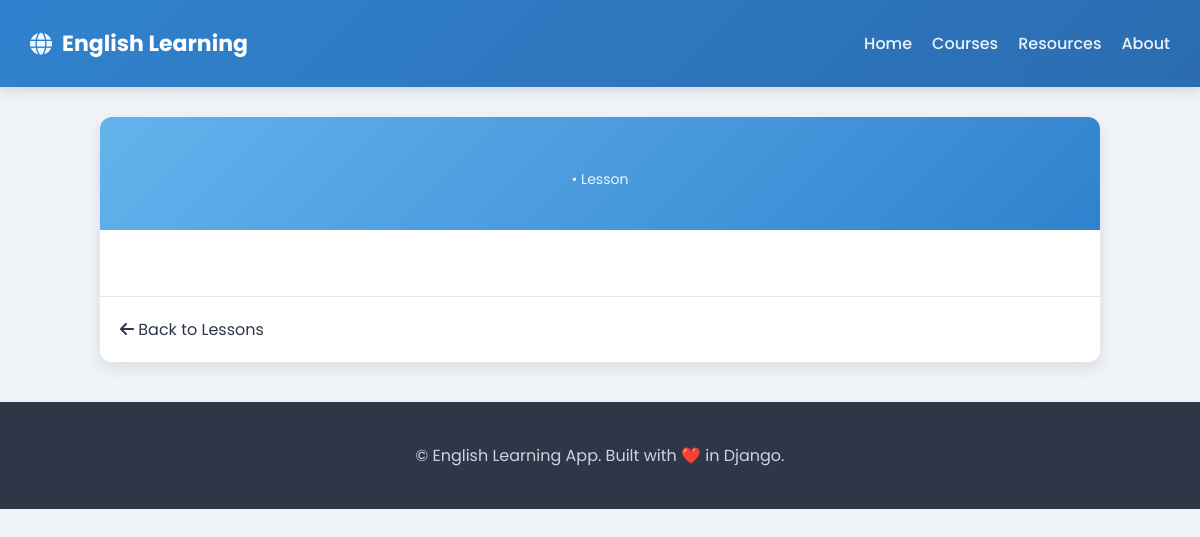
Before: /learning/1/lessons/ with the older database file.
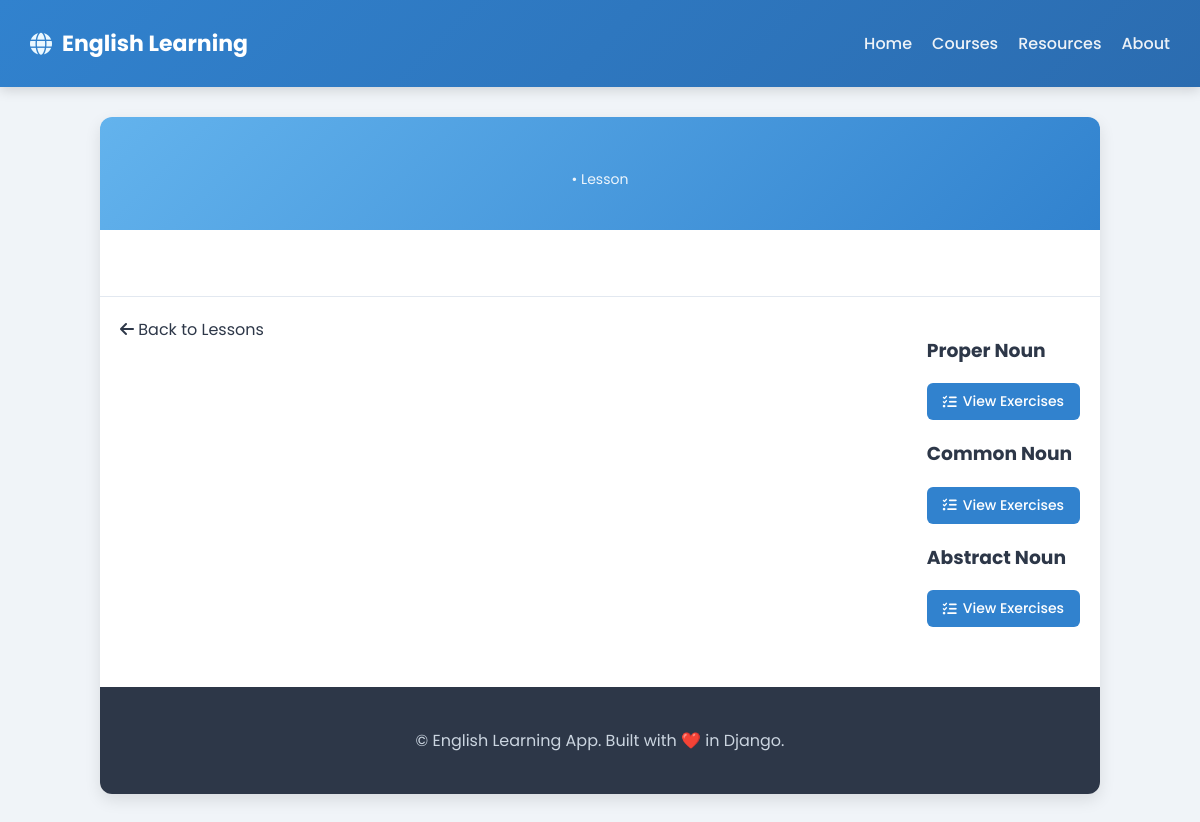
After: the same page with the newer database file.
### learning/models.py (models this page shows, shortened)
class Lesson(models.Model):
    course = models.ForeignKey(Course, on_delete=models.CASCADE, related_name="lessons")
    title = models.CharField(max_length=200)
    content = models.TextField()
    video_url = models.URLField(blank=True, null=True, help_text="YouTube/Vimeo or hosted video URL")
    audio_url = models.URLField(blank=True, null=True, help_text="Audio file or podcast URL")
    image = models.ImageField(upload_to="lesson_images/", blank=True, null=True)
    flashcards = models.JSONField(blank=True, null=True, help_text="Store flashcards as JSON [{front:'word', back:'meaning'}]")
    order = models.PositiveIntegerField(default=0)

### learning/views.py (the view)
# urls.py: path("<int:course_id>/lessons/", views.lesson_list, name="lesson_list"),
def lesson_list(request, course_id):
    course = get_object_or_404(Course, id=course_id)
    lessons = course.lessons.all().order_by("order")
    return render(request, "learning/lesson_list.html", {"course": course, "lessons": lessons})

### learning/templates/learning/lesson_list.html (shortened to what this page needs)
<!DOCTYPE html>
<html lang="en">
<head>
    <link rel="stylesheet" href="https://cdnjs.cloudflare.com/ajax/libs/font-awesome/6.4.0/css/all.min.css">
</head>
<body>
    <header>
        <div class="logo"><i class="fas fa-globe"></i> English Learning</div>
        <nav>
            <ul>
                <li><a href="{% url 'home' %}">Home</a></li>
                <li><a href="{% url 'learning:course_list' %}">Courses</a></li>
                <li><a href="#">Resources</a></li>
                <li><a href="#">About</a></li>
            </ul>
        </nav>
    </header>
    <div class="container">
        <div class="lesson-container">
            <div class="lesson-header">
                <div class="lesson-meta">
                     • Lesson {{ lesson.order }}
                </div>
            </div>
            <div class="lesson-content">
            </div>
            <div class="lesson-actions">
                <a href="{% url 'learning:lesson_list' course.id %}" class="back-link">
                    <i class="fas fa-arrow-left"></i> Back to Lessons
                </a>
                <div>
                    {% for lesson in lessons %}
                        <div class="lesson-card">
                        <h3>{{ lesson.title }}</h3>
                        <a href="{% url 'learning:exercise_list' lesson.id %}" class="btn btn-primary">
                        <i class="fas fa-tasks"></i> View Exercises
                </a>
                    {% endfor %}
                </div>
                </div>
            </div>
        </div>
    </div>
    <footer>
        <p>&copy; {{ now|date:"Y" }} English Learning App. Built with ❤️ in Django.</p>
    </footer>
</body>
</html>

Changed rows visible on the page:
added Lesson: title "Proper Noun"
added Lesson: title "Common Noun"
added Lesson: title "Abstract Noun"
